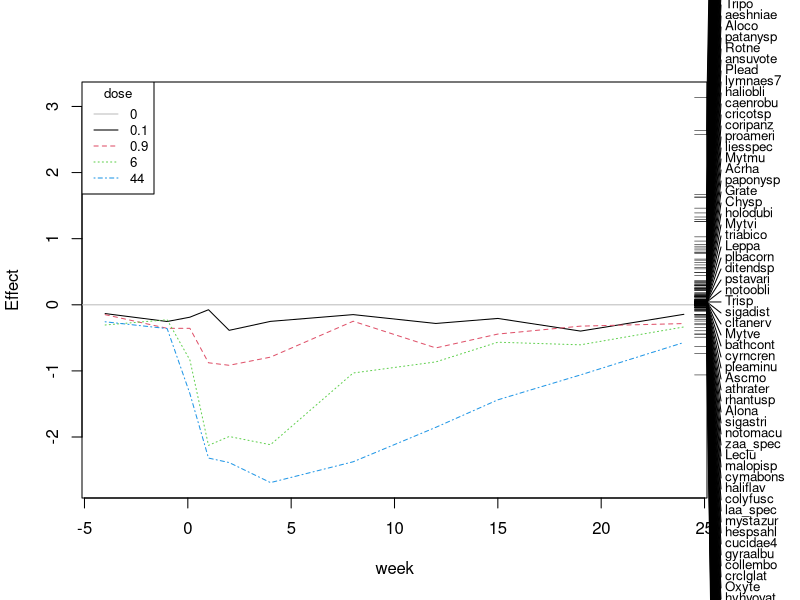
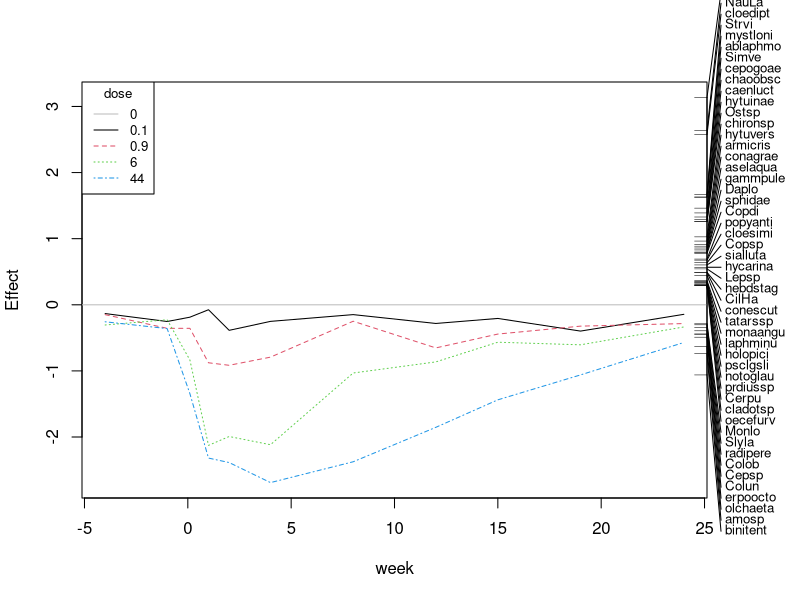

The R source for these figures, in order:
## ---- chunk 1
require(vegan)
data(pyrifos)
head(pyrifos[ ,c(1:10)])
## ---- chunk 2
# time
week <- gl(11, 12, labels=c(-4, -1, 0.1, 1, 2, 4, 8, 12, 15, 19, 24))  
# treatment
dose <- factor(rep(c(0.1, 0, 0, 0.9, 0, 44, 6, 0.1, 44, 0.9, 0, 6), 11))  
## ---- chunk 3
pyr_prc <- prc(response = pyrifos, treatment = dose, time = week)
plot(pyr_prc)
## ---- chunk 4
sum_prc <- summary(pyr_prc)
# Species scores:
sum_prc$sp
## ---- chunk 5
head(sum_prc$sp)
## ---- chunk 6
plot(pyr_prc, select = abs(sum_prc$sp) > 0.5)
